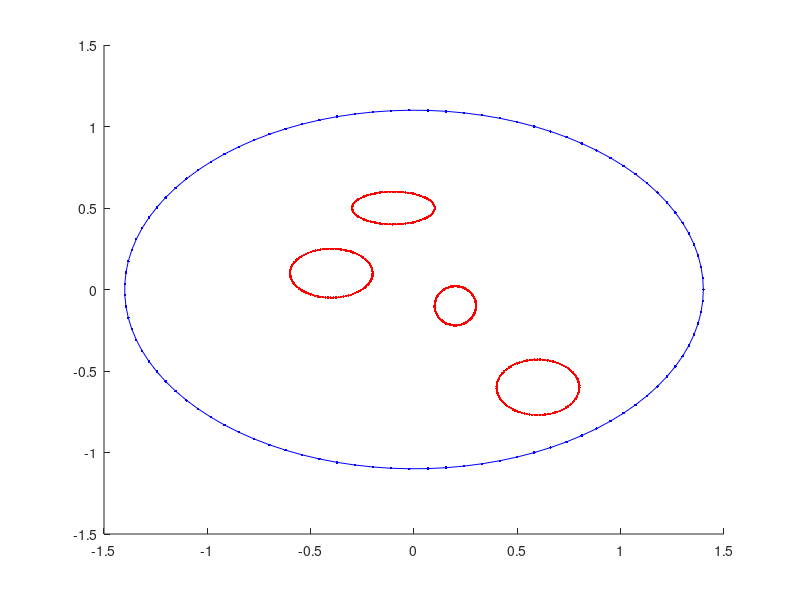
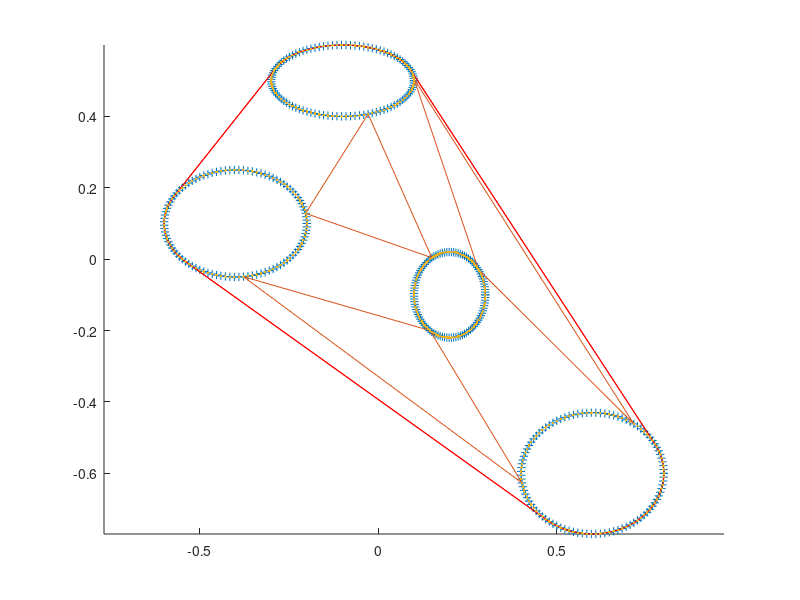

These figures' MATLAB source, in order: (Note: this script raises an error after producing the figures.)
%% Construction of Smooth Branching Surfaces using T-splines

close all; clear; clc

%%  Control contornos iniciales

t = linspace(0,2*pi,100);
c1x = 1.4*cos(t); c1y = 1.1*sin(t);
c2x = .2*cos(t)-.4; c2y = .15*sin(t)+.1;
c3x = .1*cos(t)+.2; c3y = .12*sin(t)-.1;
c4x = .2*cos(t)-.1; c4y = .1*sin(t)+.5;
c5x = .2*cos(t)+.6; c5y = .17*sin(t)-.6;
% Plano 0
Co1 = [c1x;c1y];
% Plano 1
nC = 4; % numero de contornos
Ci1 = [c2x;c2y];mCi1 = mean(Ci1,2);
Ci2 = [c3x;c3y];mCi2 = mean(Ci2,2);
Ci3 = [c4x;c4y];mCi3 = mean(Ci3,2);
Ci4 = [c5x;c5y];mCi4 = mean(Ci4,2);
figure(1);clf; hold on;
plot(Co1(1,:),Co1(2,:),'.-b');
plot(Ci1(1,:),Ci1(2,:),'.-r');
plot(Ci2(1,:),Ci2(2,:),'.-r');
plot(Ci3(1,:),Ci3(2,:),'.-r');
plot(Ci4(1,:),Ci4(2,:),'.-r');

%% Control Cage
%Generacion de Control Network
% Step 0: discretizacion de los contornos iniciales
%% Step 1
% Convex-hull plano 1
piX = [Ci1(1,:) Ci2(1,:) Ci3(1,:) Ci4(1,:) ];
piY = [Ci1(2,:) Ci2(2,:) Ci3(2,:) Ci4(2,:)];
pXY = [piX;piY];
%piX = [Ci1(1,:) Ci2(1,:) Ci3(1,:) ];
%piY = [Ci1(2,:) Ci2(2,:) Ci3(2,:) ];
[k,V] = convhull(piX,piY);
auxK = k(1:end-1);
vCH = [];
pointsC = {};

for ii = 1:nC
    pos = sort(find((auxK/(ii*100)<=1)==1));
    if numel(pos) ~= 0
        pointsC{ii,1} = auxK(pos);
        auxK(pos) = [];
    else
        pointsC{ii,1} = NaN;
    end
    
end
close all;
figure(2);  hold on, axis equal
plot(piX(k),piY(k),'.-r',piX,piY,'+')

%% Step 2
% Voroni triangles identification


%voronoi(piX,piY)
TRI = delaunay(piX,piY);
Tc = zeros(size(TRI,1),nC);
for ii = 1:nC
    if ii == 1
        Tc(:,ii) = sum(TRI>=1 & TRI<= 100,2)==1;
    else
        Tc(:,ii) = sum(TRI>=(ii-1)*100 & TRI<= ii*100,2)==1;
    end
end
posT = find(sum(Tc,2) ==3);

close all;
trimesh(TRI(posT,:),piX,piY); hold on; plot(piX(k),piY(k),'.-r',piX,piY,'.')


%% Step 3
% Modification of contour connectors

% Triangulos vertices
vt = TRI(posT,:);
% vertices triangulos
mA = zeros(numel(vt)/3,3);
for ii = 1:numel(vt)/3
    v1 = [piX(vt(ii,1)),piY(vt(ii,1))];
    v2 = [piX(vt(ii,2)),piY(vt(ii,2))];
    v3 = [piX(vt(ii,3)),piY(vt(ii,3))];
    [aa,ab,ac] = Angulo_T(v1,v2,v3);
    mA(ii,:) =  [aa,ab,ac];
end



%% Reemplazar Convex Hull con los lados internos de Voronoi triangle
close all;
figure(3); hold on
alpha  = deg2rad(120);
[Tri,pVert] = find(mA >= alpha == 1);
nn = [];
vertU = [];
for pp = 1:numel(pVert)
    switch pVert(pp)
        case 1
            ii = Tri(pp); nn = [ii nn];
            v1 = [piX(vt(ii,1)),piY(vt(ii,1))];
            v2 = [piX(vt(ii,2)),piY(vt(ii,2))];
            
            [~,posm1] = min(sqrt(sum(([piX(k)' piY(k)']-v1).^2,2)));
            [~,posm2] = min(sqrt(sum(([piX(k)' piY(k)']-v2).^2,2)));
            if k(posm1)<vt(ii,1)
                newK1 = k(posm1):vt(ii,1);
            else
                newK1 = sort(k(posm1):-1:vt(ii,1));
            end
            if k(posm2)<vt(ii,2)
                newK2 = k(posm2):vt(ii,2);
            else
                newK2 = sort(k(posm2):-1:vt(ii,2));
            end
            vertU = [[piX(vt(ii,3)),piY(vt(ii,3))]; vertU];
            k = [k(1:posm1-1); newK1'; vt(ii,3); newK2'; k(posm1+1:end) ];
        case 2
            ii = Tri(pp); nn = [ii nn];
            v2 = [piX(vt(ii,2)),piY(vt(ii,2))];
            v3 = [piX(vt(ii,3)),piY(vt(ii,3))];
            
            [~,posm1] = min(sqrt(sum(([piX(k)' piY(k)']-v2).^2,2)));
            [~,posm2] = min(sqrt(sum(([piX(k)' piY(k)']-v3).^2,2)));
            if k(posm1)<vt(ii,2)
                newK1 = k(posm1):vt(ii,2);
            else
                newK1 = sort(k(posm1):-1:vt(ii,2));
            end
            if k(posm2)<vt(ii,3)
                newK2 = k(posm2):vt(ii,3);
            else
                newK2 = sort(k(posm2):-1:vt(ii,3));
            end
            vertU = [[piX(vt(ii,1)),piY(vt(ii,1))];vertU];
            k = [k(1:posm1-1); newK1'; vt(ii,1); newK2'; k(posm1+1:end) ];
        case 3
            ii = Tri(pp);  nn = [ii nn];
            v1 = [piX(vt(ii,1)),piY(vt(ii,1))];
            v3 = [piX(vt(ii,3)),piY(vt(ii,3))];
            
            [~,posm1] = min(sqrt(sum(([piX(k)' piY(k)']-v1).^2,2)));
            [~,posm2] = min(sqrt(sum(([piX(k)' piY(k)']-v3).^2,2)));
            if k(posm1)<vt(ii,1)
                newK1 = k(posm1):vt(ii,1);
            else
                newK1 = sort(k(posm1):-1:vt(ii,1));
            end
            if k(posm2)<vt(ii,3)
                newK2 = k(posm2):vt(ii,3);
            else
                newK2 = sort(k(posm2):-1:vt(ii,3));
            end
            vertU = [[piX(vt(ii,2)),piY(vt(ii,2))];vertU];
            k = [k(1:posm1-1); newK1'; vt(ii,2); newK2'; k(posm1+1:end) ];
    end
end
vt(nn,:) = [];
% trimesh(TRI(posT(1),:),piX,piY);
% plot(piX(k),piY(k),'.-r',piX,piY,'.')
% plot(mCi1(1),mCi1(2),'+');text(mCi1(1),mCi1(2),'C1')
% plot(mCi2(1),mCi2(2),'+');text(mCi2(1),mCi2(2),'C2')
% plot(mCi3(1),mCi3(2),'+');text(mCi3(1),mCi3(2),'C3')
% plot(mCi4(1),mCi4(2),'+');text(mCi4(1),mCi4(2),'C4')


%% Step 4
% connecting Voronoi vertices to contours
% Baricentro

for qq =1: numel(vt)/3
    v1 = [piX(vt(qq,1)),piY(vt(qq,1))];
    v2 = [piX(vt(qq,2)),piY(vt(qq,2))];
    v3 = [piX(vt(qq,3)),piY(vt(qq,3))];
    bcT =[(v1(1)+v2(1)+v3(1))/3 (v1(2)+v2(2)+v3(2))/3];
    
    
    plot(bcT(1),bcT(2),'*')
    plot([bcT(1) v1(1)],[bcT(2) v1(2)],'.-b')
    plot([bcT(1) v2(1)],[bcT(2) v2(2)],'.-b')
    plot([bcT(1) v3(1)],[bcT(2) v3(2)],'.-b')
end


triC=ceil(vt/100);
vCHi = [1; find(diff(ceil(k/100))); numel(k)];
ki = (numel(k)+1) - find(diff(ceil(flipud(k)/100)));
vCH = unique([ki;vCHi]);
kCH = k(vCH(1:end-1));

vertC = ceil(kCH/100);
%vertC = [vertC(1:4);5; 5; vertC(5:end) ];
isCH = find(ismember(vertC,triC) == 0);
isCH = [isCH(1)-1 ; isCH; isCH(end)+1 ];
D = diff([0,diff(isCH')==1,0]);
Di = find((D>0)); Df = find((D<0));
vertL = [];
%% struct linea entre contornos
lineCont = struct('p1',[nan nan],'pmean',[nan nan],'p2',[nan nan],'cont', [nan nan]);
%%
posMM= [];
for qq = 1:numel(D)/2-1
    auxD = kCH(isCH(Di(qq):Df(qq)));
    newV = [mean(piX(auxD)),mean(piY(auxD))];
    conV = unique(vertC(isCH(Di(qq):Df(qq))));
    
    lineCont(qq).pmean = newV;
    for pp = 1:numel(conV)
        auxC = [piX(((conV(pp)-1)*100)+1:conV(pp)*100);piY(((conV(pp)-1)*100)+1:conV(pp)*100)];
        [~,posM]= min(sqrt(sum((auxC-newV').^2)));
        posM = ((conV(pp)-1)*100)+1+posM;
        posMM= [posMM; posM];
        plot([ newV(1) piX(posM)],[newV(2) piY(posM)],'*-b')
        vertL = [vertL;[piX(posM) piY(posM)];newV]
    end
    lineCont(qq).p1 = [piX(posMM(1)) piY(posMM(1))];
    lineCont(qq).p2 = [piX(posMM(2)) piY(posMM(2))];
    lineCont(qq).cont =  ceil(posMM/100)';
    plot(newV(1),newV(2),'*')
end


% Separra vertice comun
vertices = [piX(kCH);piY(kCH)];
a = zeros(2,size(vertU,2));
radV = 0.04;
aCell = cell(2,size(vertU,2));
aux = 1;
for qq = 1:size(vertU,2)
    posV = find( sum([piX(kCH);piY(kCH)] == vertU(qq,:)')==2);
    pp = vertC(posV);
    plot(vertices(1,posV),vertices(2,posV),'*m')
    auxC = [piX(((pp-1)*100)+1:pp*100);piY(((pp-1)*100)+1:pp*100)];
    distV = sqrt(sum((auxC-vertices(:,posV)).^2));
    a = find((distV<radV)) + ((pp-1)*100)+1;
    aCell{qq,1} = a;
    aCell{qq,2} = posV;
end

nk =[];

auxvCH =[0 ;vCH([aCell{:,2}]);numel(k)+1];
for qq = 1:size(aCell,1)+1
    if qq==size(aCell,1)+1
        auxK = [k(auxvCH(qq)+1:auxvCH(qq+1)-1)];
        nk = [nk;auxK];
    else
        auxK = [k(auxvCH(qq)+1:auxvCH(qq+1)-1);aCell{qq,1}'];
        nk = [nk;auxK];
    end
end

vCHi = [1; find(diff(ceil(nk/100))); numel(nk)];
ki = (numel(nk)+1) - find(diff(ceil(flipud(nk)/100)));
vCH = unique([ki;vCHi]);
kCH = nk(vCH(1:end-1));

plot(piX(kCH),piY(kCH),'*')
trimesh(TRI(posT(1),:),piX,piY);
plot(piX(nk),piY(nk),'.-r',piX,piY,'.')
plot(mCi1(1),mCi1(2),'+');text(mCi1(1),mCi1(2),'C1')
plot(mCi2(1),mCi2(2),'+');text(mCi2(1),mCi2(2),'C2')
plot(mCi3(1),mCi3(2),'+');text(mCi3(1),mCi3(2),'C3')
plot(mCi4(1),mCi4(2),'+');text(mCi4(1),mCi4(2),'C4')

%%  Step 5- surrounding curve(SC)m,
close all

poligLine = [kCH,[kCH(2:end);kCH(1)]];

LineI = pXY(:,poligLine(:,1));
LineF = pXY(:,poligLine(:,2));

figure(2);clf
hold on , axis equal
for pp = 1:numel(poligLine)/2
    %     plot([LineI(1,pp) LineF(1,pp) ] ,[LineI(2,pp) LineF(2,pp) ],'o-k')
end
plot(piX,piY,'.')
plot(mCi1(1),mCi1(2),'+');text(mCi1(1),mCi1(2),'C1')
plot(mCi2(1),mCi2(2),'+');text(mCi2(1),mCi2(2),'C2')
plot(mCi3(1),mCi3(2),'+');text(mCi3(1),mCi3(2),'C3')
plot(mCi4(1),mCi4(2),'+');text(mCi4(1),mCi4(2),'C4')
%Plano 0
plot(c1x,c1y,'-b','LineWidth',2)


%
vertSC = pXY(:,kCH)';
Co1 = Co1';

%[xy,distance,t_a]= distance2curve(vertSC,Co1,'linear');
hold on
% plot(Co1(:,1),Co1(:,2),'k.')
%% median vertices Step 5

%%%%%%%%%%%%%%%% Struct Vertices
pointsV = struct('xy',[nan nan],'type','type','cont',nan,'ind',nan,'C',nan,'Lpm',[nan nan]);
kCHn = ceil(kCH/100);
for ii =1:numel(kCH)
    pointsV(ii).xy = vertSC(ii,:);
    pointsV(ii).type = 'VerV';
    pointsV(ii).cont = kCHn(ii);
    pointsV(ii).ind =ii;
end
%%%%%%%%%%%%%%%%
pmC = find(diff (ceil(kCH/100)));
pm = zeros(numel(pmC),2);
for qq = 1:numel(pmC)
    p1 = vertSC(pmC(qq),:);
    p2 = vertSC(pmC(qq)+1,:);
    pm(qq,:) = p1*.5+(1-0.5)*p2;
    %      plot(pm(qq,1),pm(qq,2),'.r')
end
qq  = qq +1;
p1 = vertSC(1,:);
p2 = vertSC(end,:);
pm(qq,:) = p1*.5 + .5*p2;
% plot(pm(qq,1),pm(qq,2),'.r')

vertSCN = [];
npmC = [0; pmC ; numel(kCH)];
for ii = 1:numel(npmC)-1
    auxV = vertSC(npmC(ii)+1:npmC(ii+1),:);
    vertSCN = [vertSCN;auxV;pm(ii,:)];
end
pmC = npmC(2:end)
%%%%%%%%%%%%%%%%%%% Struct PM
pointsPM = struct('xy',[nan nan],'type','type','betw',[nan nan],'cont',[nan nan],'ind',nan,'C',nan);
kCHn = ceil(kCH/100);
for ii =1:numel(pm)/2
    pointsPM(ii).xy = pm(ii,:);
    pointsPM(ii).type = 'pm';
    if pmC(ii) + 1 > pmC(end)
        pointsPM(ii).betw= [pmC(ii) 1];
        pointsPM(ii).cont = [kCHn(pmC(ii)) kCHn(1)];
    else
        pointsPM(ii).betw= [pmC(ii) pmC(ii)+1];
        pointsPM(ii).cont = [kCHn(pmC(ii)) kCHn(pmC(ii)+1)];
    end
    pointsPM(ii).ind =ii;
end
%% CPD - Linking   SC   to   contour   on plane-0
opt.method = 'nonrigid';opt.normalize = 0;
opt.max_it = 100; opt.tol = 1e-5;
opt.viz = 1; opt.corresp = 1;
opt.outliers = .01; opt.fgt = 0;
opt.sigma2 = 1;
% reflejan la cantidad de regularización de la suavidad.
opt.beta = .1; opt.lambda = 20;

vertSCN = [vertSCN; vertSCN(1,:)];
smoothV = interparc(linspace(0,1,100),vertSCN(:,1),vertSCN(:,2));
smoothV=smoothV(1:end-1,:);


[~,bm]=min(pdist2(vertSCN(1:end-1,:),smoothV),[],2);

addpath('mex/')
[Transform, C]=cpd_register(Co1, smoothV, opt);
smoothV = smoothV(bm,:);
C = C(bm,:);

Cpm =  C(3:3:end)
for ii = 1:numel(Cpm)
    pointsPM(ii).C= Cpm(ii);
end
C1 = C;
C1(3:3:end)= [];
for ii = 1: numel(C1)
    pointsV(ii).C = C1(ii);
end
%%
clc
figure(2); hold on

% for pp = 1:5
%     plot([pointsPM(pp).xy(1) Co1(pointsPM(pp).C,1) ] ,...
%         [pointsPM(pp).xy(2) Co1(pointsPM(pp).C,2)],'b')
% end
for pp = 1:10
    plot([pointsV(pp).xy(1) Co1(pointsV(pp).C,1) ] ,...
        [pointsV(pp).xy(2) Co1(pointsV(pp).C,2)],'k','LineWidth',2)
end
% plot vertices triangulo
%%
trianV = struct('v1' ,[ nan nan],'v2' , [nan nan],'v3', [nan nan],'cent' ,[nan nan],'cont', [1 2 3]);

%%

for qq =1: numel(vt)/3
    v1 = [piX(vt(qq,1)),piY(vt(qq,1))];
    v2 = [piX(vt(qq,2)),piY(vt(qq,2))];
    v3 = [piX(vt(qq,3)),piY(vt(qq,3))];
    trianV(qq).v1  = v1; trianV(qq).v2  = v2; trianV(qq).v3  = v3;
    trianV(qq).cont = ceil(vt/100);
    bcT =[(v1(1)+v2(1)+v3(1))/3 (v1(2)+v2(2)+v3(2))/3];
    trianV(qq).cent  = bcT;
    
    %plot(bcT(1),bcT(2),'*')
    plot([bcT(1) v1(1)],[bcT(2) v1(2)],'k','LineWidth',2)
    plot([bcT(1) v2(1)],[bcT(2) v2(2)],'k','LineWidth',2)
    plot([bcT(1) v3(1)],[bcT(2) v3(2)],'k','LineWidth',2)
end
%
for ii = 1:1
    plot([lineCont(ii).p1(1) lineCont(ii).pmean(1) lineCont(ii).p2(1)],...
        [lineCont(ii).p1(2) lineCont(ii).pmean(2) lineCont(ii).p2(2)],'-k','LineWidth',2 )
end

%% Linking Voronoi vertices

clearvars -except trianV pointsV pointsPM lineCont Co1 Ci1 Ci2 Ci3 Ci4
% ------------ Triangulo----------------
for ii = 1:numel(trianV)
    pPM = reshape([pointsPM(:).cont],[2,numel(pointsPM)])';
    vV = nchoosek(trianV(ii).cont,numel(trianV(ii).cont)-1);
    for pp = 1:3
        pnV = find(sum(ismember(pPM,vV(pp,:)),2) ==2);
        pointsPM(pnV).xy = trianV.cent;
    end
end

% -------------Line-----------------

for ii = 1:numel(trianV)
    pPM = reshape([pointsPM(:).cont],[2,numel(pointsPM)])';
    vV =lineCont(ii).cont;
    
    pnV = find(sum(ismember(pPM,vV),2) ==2);
    for pp = 1:numel(pnV)
        pointsPM(pnV(pp)).xy = lineCont.pmean;
    end
end


for pp = 1:5
    plot([pointsPM(pp).xy(1) Co1(pointsPM(pp).C,1) ] ,...
        [pointsPM(pp).xy(2) Co1(pointsPM(pp).C,2)],'r','LineWidth',2)
end
%% Step 7 bridge-edges

%----------------------- 1-1

% ----------------------- 0-1a
pointsV(:).cont;

for ii = 1:2:numel(pointsV)-1
    Lpm1 = .5*pointsV(ii).xy + .5*[Co1(pointsV(ii).C,1) Co1(pointsV(ii).C,2)];
    Lpm2 = .5*pointsV(ii+1).xy + .5*[Co1(pointsV(ii+1).C,1) Co1(pointsV(ii+1).C,2)];
    pointsV(ii).Lpm = Lpm1;
    pointsV(ii+1).Lpm = Lpm2;
    plot([Lpm1(1) Lpm2(1)],[Lpm1(2) Lpm2(2)],'k','LineWidth',2)
end
% ----------------------- 0-1b
% Linking triangulo
for ii =1:numel(trianV)
    pPM = reshape([pointsPM(:).cont],[2,numel(pointsPM)])';
    pnV = find(sum(ismember(pPM,trianV(ii).cont),2) ==2);
    LinkC1 = [pointsPM(pnV).betw];
    for pp = 1:numel(LinkC1)
        plot([pointsV(LinkC1(pp)).Lpm(1)  trianV(ii).cent(1)],...
            [pointsV(LinkC1(pp)).Lpm(2)  trianV(ii).cent(2)],'k','LineWidth',2)
    end
end
%linking Triangulo
for ii =1:numel(lineCont)
    pPM = reshape([pointsPM(:).cont],[2,numel(pointsPM)])';
    pnV = find(sum(ismember(pPM,lineCont(ii).cont),2) ==2);
    LinkC2 = [pointsPM(pnV).betw];
    for pp = 1:numel(LinkC2)
        plot([pointsV(LinkC2(pp)).Lpm(1)  lineCont(ii).pmean(1)],...
            [pointsV(LinkC2(pp)).Lpm(2)  lineCont(ii).pmean(2)],'k','LineWidth',2)
    end
end

%% plot Contours
%Plano 0
Ct = sort([pointsV(:).C pointsPM(:).C]); Ct = [Ct Ct(1)];
plot(Co1(Ct,1),Co1(Ct,2),'--b','LineWidth',1.5)

% Contornos plano 1
sPlano1= struct('cont',nan,'xy' ,[nan nan]);
cV = [pointsV.cont];
cPM = [trianV.cont];
cLC = [lineCont.cont];
for ii = 1:4
    vcPM = [];  vcLC = [];
    fcV = find(cV==ii);
    vcV =cell2mat({pointsV(fcV).xy}');
    fcPM = find(cPM==ii);
    if fcPM == 1;vcPM = (trianV.v1);elseif  fcPM == 2;vcPM = (trianV.v2);elseif  fcPM == 3;vcPM = (trianV.v3);end
    fcLC = find(cLC==ii);
    if fcLC== 1;vcLC = (lineCont.p1);elseif fcLC== 2;vcLC = (lineCont.p2);end
    cVT = [vcV;vcPM;vcLC];
    K = convhull(cVT(:,1),cVT(:,2));
    plot(cVT(K,1),cVT(K,2),'-.b','LineWidth',1.5)
    
    sPlano1(ii).cont = ii;
    sPlano1(ii).xy = cVT(K,:);
end

%% ----------------------------------Cortornos 3D 
clearvars -except trianV pointsV pointsPM lineCont Co1 Ci1 Ci2 Ci3 Ci4  LinkC2  LinkC1 sPlano1
figure(3); axis equal; clf; hold on;grid on
%axis([-2 2 -2 2 0 1])
clc
z0 = 0;
%---------------------------------Plano 0
Ct = sort([pointsV(:).C pointsPM(:).C]); Ct = [Ct Ct(1)]; 
Co1 = [Co1,z0*ones(size(Co1,1),1)];
plot3(Co1(Ct,1),Co1(Ct,2),Co1(Ct,3),'-.b','LineWidth',1.5)

%---------------------------------Plano 1
z1 =.4;
for  ii= 1:numel(sPlano1)
    sPlano1(ii).xy = [sPlano1(ii).xy, z1*ones(size(sPlano1(ii).xy,1),1)];
    plot3(sPlano1(ii).xy(:,1),sPlano1(ii).xy(:,2),sPlano1(ii).xy(:,3),'-.r','LineWidth',1.5)
end

%--------------------------------Plano medio
zm =.5*(z0+z1);
% Linking vertices-Plano 0
for ii = 1:numel(pointsV)
    pointsV(ii).xy = [pointsV(ii).xy z1];
    plot3([pointsV(ii).xy(1) Co1(pointsV(ii).C,1)],[pointsV(ii).xy(2) Co1(pointsV(ii).C,2)],...
        [pointsV(ii).xy(3) Co1(pointsV(ii).C,3)],'k','LineWidth',2)
end
% Linking puntos medios
for ii = 1:2:numel(pointsV)-1
    pointsV(ii).Lpm = [pointsV(ii).Lpm zm];
    pointsV(ii+1).Lpm = [pointsV(ii+1).Lpm zm];
    plot3([pointsV(ii).Lpm(1) pointsV(ii+1).Lpm(1)],[pointsV(ii).Lpm(2) pointsV(ii+1).Lpm(2)],...
        [pointsV(ii).Lpm(3) pointsV(ii+1).Lpm(3)],'k','LineWidth',2)
end

% Linking centroide-plano 0 
for pp = 1:5
   pointsPM(pp).xy = [pointsPM(pp).xy zm] ;
    plot3([pointsPM(pp).xy(1) Co1(pointsPM(pp).C,1) ] ,[pointsPM(pp).xy(2) Co1(pointsPM(pp).C,2)],...
        [pointsPM(pp).xy(3) Co1(pointsPM(pp).C,3) ],'k','LineWidth',2)
end

% Linking centroide- plano1
for ii = 1:numel(trianV)
    trianV(ii).v1 = [trianV.v1 z1];
    trianV(ii).v2 = [trianV.v2 z1];
    trianV(ii).v3 = [trianV.v3 z1];
    trianV(ii).cent = [trianV(ii).cent zm];
    
    
    plot3([trianV(ii).v1(1) trianV(ii).cent(1)],[trianV(ii).v1(2) trianV(ii).cent(2)],[trianV(ii).v1(3) trianV(ii).cent(3)],'k','LineWidth',2)
    plot3([trianV(ii).v2(1) trianV(ii).cent(1)],[trianV(ii).v2(2) trianV(ii).cent(2)],[trianV(ii).v2(3) trianV(ii).cent(3)],'k','LineWidth',2)
    plot3([trianV(ii).v3(1) trianV(ii).cent(1)],[trianV(ii).v3(2) trianV(ii).cent(2)],[trianV(ii).v3(3) trianV(ii).cent(3)],'k','LineWidth',2)
end

% Linking line- plano1
for ii = 1:numel(lineCont)
    lineCont(ii).p1 = [lineCont(ii).p1 z1]; 
    lineCont(ii).p2 = [lineCont(ii).p2 z1] ;
    lineCont(ii).pmean = [lineCont(ii).pmean zm];
    plot3([lineCont(ii).p1(1) lineCont(ii).pmean(1)],[lineCont(ii).p1(2) lineCont(ii).pmean(2)],[lineCont(ii).p1(3) lineCont(ii).pmean(3)],'k','LineWidth',2)
    plot3([lineCont(ii).p2(1) lineCont(ii).pmean(1)],[lineCont(ii).p2(2) lineCont(ii).pmean(2)],[lineCont(ii).p2(3) lineCont(ii).pmean(3)],'k','LineWidth',2)
end

%linking puntos medios-centroides
for pp=1:numel(LinkC1)
    plot3([pointsV(LinkC1(pp)).Lpm(1)  trianV.cent(1)],[pointsV(LinkC1(pp)).Lpm(2)  trianV.cent(2)],...
        [pointsV(LinkC1(pp)).Lpm(3)  trianV.cent(3)],'m','LineWidth',2)
end

%linking puntos medios-(media-linea)
 for pp = 1:numel(LinkC2)
        plot3([pointsV(LinkC2(pp)).Lpm(1)  lineCont.pmean(1)],[pointsV(LinkC2(pp)).Lpm(2)  lineCont.pmean(2)],...
            [pointsV(LinkC2(pp)).Lpm(3)  lineCont.pmean(3)],'r','LineWidth',2)
 end
    
 %% 
 clear
 close
 clc
 load c3.mat
 addpath('Concave Hull')
a2 = [.7785 0.2087;0.3859 -0.3293;0.08178 -.6593;-.08063 -.6283;-.02741 0.1793;.6901 .3271;.7785 0.2087];
a1 = [0.02741 0.1796;
    -0.9854 0.106;
    -0.8467 0.2126;
    0.02741 0.1796];
a4= [0.3859 -0.3293;
           .4511 -0.8272;
           1.008 -0.4352;
           0.3859 -0.3293];
figure(1)
axis equal
 hold on;scatter(Ci3(1,:),Ci3(2,:)) 
 scatter(a2(:,1),a2(:,2),'+')
 scatter(a3(:,1),a3(:,2),'*')
 ain = [a3(end,:);a3];
 pt1 = interparc(100,ain(:,1),ain(:,2),'csape');
 pt2 = interparc(100,a2(:,1),a2(:,2),'csape');
 pt3 = interparc(100,a1(:,1),a1(:,2),'csape');
pt4 = interparc(100,a4(:,1),a4(:,2),'csape'); 
 
 
 scatter(Co1(:,1),Co1(:,2))
 scatter(pt1(:,1),pt1(:,2))
 scatter(pt2(:,1),pt2(:,2))
 scatter(pt3(:,1),pt3(:,2))
 scatter(pt4(:,1),pt4(:,2))

dataset = [pt1(1:end-1,:);pt2(1:end-1,:);pt3(1:end-1,:);pt4(1:end-1,:)];
k = boundary(dataset(:,1),dataset(:,2));
hh = concaveHull(dataset,4);
% % DT = delaunayTriangulation(dataset(:,1),dataset(:,2))
% % IC = incenter(DT);
% % triplot(DT)
% % hold on
% % plot(IC(:,1),IC(:,2),'*r')
% hold on;
plot(hh(:,1),hh(:,2));

bb = interparc(100,hh(:,1),hh(:,2),'linear');
c1 = {Ci3',pt1};
c2 = {Ci2',pt2};
c3 = {Ci1',pt3};
c4 = {Ci4',pt4};

c0 = {bb,Co1(:,[1 2])};


 